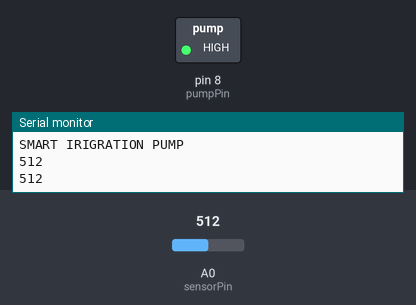
Simulated run of this sketch. Board: Arduino Uno, built with avr-gcc and run on an emulated ATmega328P. On the bench: switched loads named in the sketch (green lamp = pin HIGH), the last lines printed to the serial monitor. The test bench sets the inputs (shaded band); at power-on: A0 (sensorPin) = 512.

Above: at 1.8 s.
1.9 s: A0 (sensorPin) set to 884
3.4 s: A0 (sensorPin) set to 910
At 5.2 s:
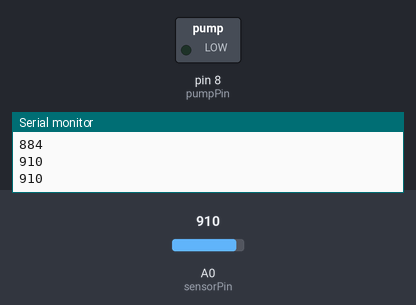
5.5 s: A0 (sensorPin) set to 900
At 7.0 s:
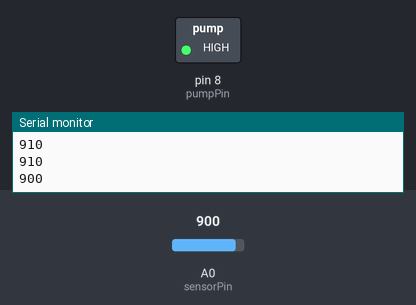
7.5 s: A0 (sensorPin) set to 1023
At 8.5 s:
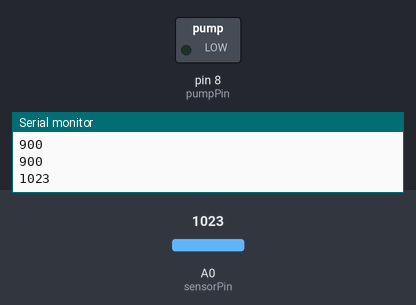
Timing chart, 0 to 10.5 s (numbered marks = the images above; inputs shaded):
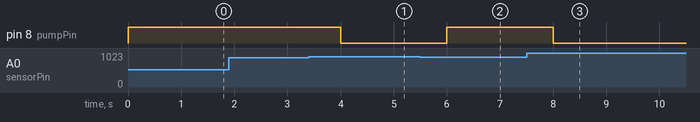

Measured:
- the behaviour switches between 900 and 901 on A0 (sensorPin) (found by bisection; images 0 and 1)
- after the input at 3.4 s, pin 8 (pumpPin): HIGH → LOW after 0.60 s
- after the input at 5.5 s, pin 8 (pumpPin): LOW → HIGH after 0.50 s
- after the input at 7.5 s, pin 8 (pumpPin): HIGH → LOW after 0.50 s

The sketch:

soilMoistureRelay.ino
```cpp
#define sensorPin A0
#define pumpPin 8
void setup() {
    // put your setup code here, to run once:
    pinMode(sensorPin, INPUT);
    pinMode(pumpPin, OUTPUT);
    Serial.begin(9600);
    Serial.println("SMART IRIGRATION PUMP");
    digitalWrite(pumpPin, HIGH);
}
void loop() {
    // put your main code here, to run repeatedly:
    int valSensor = analogRead(sensorPin);
    Serial.println(valSensor);
    if(valSensor >900){
        digitalWrite(pumpPin, LOW); //turn on the pump
    }else {
        digitalWrite(pumpPin, HIGH); //turn off the pump
    }
    delay(1000);
}
```
